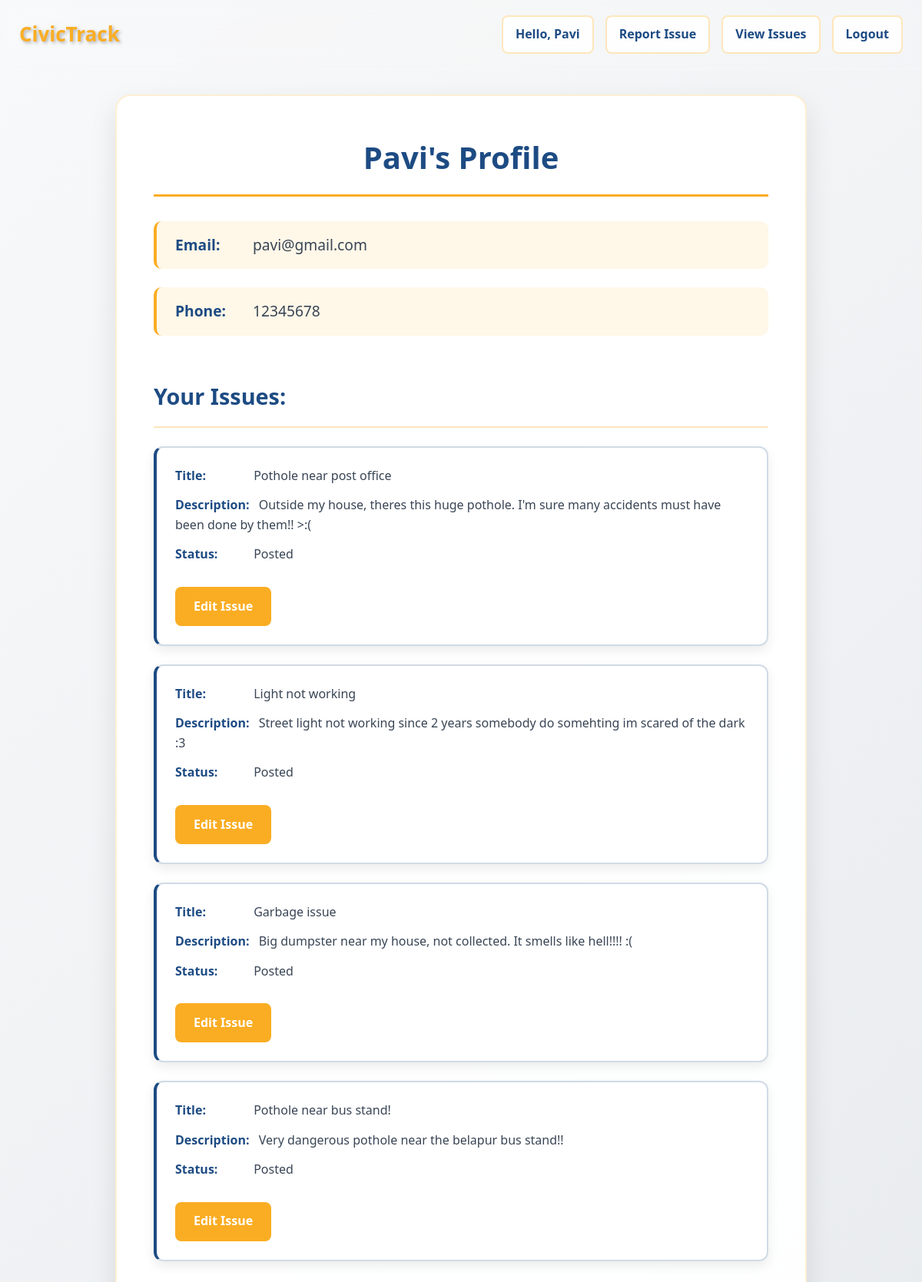
The app's page /profile (signed in) with its own data.
### app.py (models this page shows, shortened)
class User(db.Model):
    id = db.Column(db.Integer, primary_key=True)
    username = db.Column(db.String(80), unique=True, nullable=False)
    email = db.Column(db.String(120), unique=True, nullable=False)
    phone = db.Column(db.String(20), nullable=False)
    password = db.Column(db.String(200), nullable=False)
    issues = db.relationship('Issue', back_populates='user')

class Issue(db.Model):
    __tablename__ = 'issue'
    __table_args__ = {'extend_existing': True}
    id = db.Column(db.Integer, primary_key=True)
    title = db.Column(db.String(100), nullable=False)
    description = db.Column(db.Text, nullable=False)
    latitude = db.Column(db.Float, nullable=False)
    longitude = db.Column(db.Float, nullable=False)
    location_name = db.Column(db.String(200))  # Human-readable location
    category = db.Column(db.String(50), nullable=False)
    photos = db.Column(db.PickleType)
    anonymous = db.Column(db.Boolean, default=False)
    status = db.Column(db.String(20), default='Posted')
    created_at = db.Column(db.DateTime, default=datetime.utcnow)
    flagged_by = db.Column(db.PickleType, default=list)
    is_hidden = db.Column(db.Boolean, default=False)
    user_id = db.Column(db.Integer, db.ForeignKey('user.id'), nullable=False)
    user = db.relationship('User', back_populates='issues')
    flags = db.relationship('Flag', backref='issue', lazy=True)

### app.py (the view)
@app.route('/profile')
def profile():
    if 'user_id' not in session:
        flash("Please log in to view your profile.")
        return redirect(url_for('login'))
    user = User.query.get(session['user_id'])
    user_issues = Issue.query.filter_by(user_id=user.id).order_by(Issue.created_at.desc()).all()
    return render_template('profile.html', user=user, issues=user_issues)

### templates/profile.html (shortened to what this page needs)
<!DOCTYPE html>
<html>
<head>
    <link rel="stylesheet" href="{{ url_for('static', filename='pofile.css') }}">
</head>
<body>
    <div class="navbar">
    <h1>CivicTrack</h1>
    {% if session.get('user_id') %}
    <div class="user-info">
      <a href="{{ url_for('profile') }}"><span>Hello, {{ session.get('username') }}</span></a>
      <a href="{{ url_for('report') }}">Report Issue</a>
      <a href="{{ url_for('view_all_issues') }}">View Issues</a>
      <a href="{{ url_for('logout') }}">Logout</a>
    </div>
  {% else %}
    <a href="{{ url_for('login') }}">Login</a>
    <a href="{{ url_for('register') }}">Register</a>
  {% endif %}
  </div>
    <div class="profile-container">
        <h2>{{ user.username }}'s Profile</h2>
        <p><strong>Email:</strong> {{ user.email }}</p>
        <p><strong>Phone:</strong> {{ user.phone }}</p>
        <h3>Your Issues:</h3>
        {% if issues %}
            {% for issue in issues %}
                <div class="issue {% if issue.status == 'done' %}done{% endif %}">
                    <p><strong>Title:</strong> {{ issue.title }}</p>
                    <p><strong>Description:</strong> {{ issue.description }}</p>
                    <p><strong>Status:</strong> {{ issue.status|capitalize }}</p>
                    {% if issue.status != 'done' %}
                        <a href="{{ url_for('edit_issue', issue_id=issue.id) }}" class="edit-btn">Edit Issue</a>
                    {% endif %}
                </div>
            {% endfor %}
        {% else %}
            <p>No issues submitted yet.</p>
        {% endif %}
    </div>
</body>
</html>

### static/pofile.css (style rules this page uses)
* { margin: 0; padding: 0; box-sizing: border-box; }
body { font-family: 'Segoe UI', Tahoma, Geneva, Verdana, sans-serif; background: linear-gradient(135deg, #f8f9fa 0%, #e9ecef 100%); color: #1D4B83; line-height: 1.6; min-height: 100vh; }
.navbar { background: rgba(255, 255, 255, 0.1); backdrop-filter: blur(15px); color: #000000; padding: 20px 25px; display: flex; justify-content: space-between; align-items: center; border-bottom: 1px solid rgba(255, 255, 255, 0.2); position: sticky; top: 0; z-index: 1000; }
.navbar h1 { font-size: 26px; font-weight: 700; color: #FAAD23; text-shadow: 2px 2px 4px rgba(0, 0, 0, 0.3); }
.user-info { display: flex; align-items: center; gap: 15px; font-weight: 500; }
.navbar a { text-decoration: none; color: #1D4B83; background: rgba(255, 255, 255, 0.9); padding: 10px 16px; border-radius: 8px; font-weight: 600; transition: all 0.3s ease; border: 2px solid rgba(250, 173, 35, 0.3); }
.profile-container { max-width: 900px; margin: 2rem auto; background: rgba(255, 255, 255, 0.95); border-radius: 20px; padding: 3rem; box-shadow: 0 15px 35px rgba(0, 0, 0, 0.1); border: 2px solid rgba(250, 173, 35, 0.2); }
.profile-container h2 { font-size: 2.5rem; font-weight: 700; color: #1D4B83; margin-bottom: 2rem; text-align: center; border-bottom: 3px solid #FAAD23; padding-bottom: 1rem; }
.profile-container > p { font-size: 1.2rem; margin-bottom: 1.5rem; color: #394555; padding: 1rem 1.5rem; background: rgba(250, 173, 35, 0.1); border-radius: 10px; border-left: 4px solid #FAAD23; }
.profile-container > p strong { color: #1D4B83; font-weight: 700; display: inline-block; min-width: 80px; margin-right: 1rem; }
.profile-container h3 { font-size: 1.8rem; font-weight: 700; color: #1D4B83; margin: 2.5rem 0 1.5rem 0; padding: 1rem 0; border-bottom: 2px solid rgba(250, 173, 35, 0.3); }
.issue { background: rgba(255, 255, 255, 0.9); border: 2px solid rgba(29, 75, 131, 0.2); border-radius: 12px; padding: 1.5rem; margin-bottom: 1.5rem; box-shadow: 0 6px 15px rgba(0, 0, 0, 0.08); transition: all 0.3s ease; border-left: 4px solid #1D4B83; }
.issue p { font-size: 1rem; margin-bottom: 0.8rem; color: #394555; }
.issue p strong { color: #1D4B83; font-weight: 700; display: inline-block; min-width: 90px; margin-right: 0.5rem; }
.edit-btn { display: inline-block; background: #FAAD23; color: #FFFFFF; padding: 0.8rem 1.5rem; text-decoration: none; border-radius: 8px; font-weight: 600; transition: all 0.3s ease; margin-top: 1rem; }

### records on screen
User: get "Pavi", username "Pavi", email "pavi@gmail.com", phone "12345678"
Issue: title "Pothole near post office", description "Outside my house, theres this huge pothole. I'm sure many accidents must have been done by them!! >:(", status "Posted"
Issue: title "Light not working", description "Street light not working since 2 years somebody do somehting im scared of the dark :3", status "Posted"
Issue: title "Garbage issue", description "Big dumpster near my house, not collected. It smells like hell!!!! :(", status "Posted"
Issue: title "Pothole near bus stand!", description "Very dangerous pothole near the belapur bus stand!!", status "Posted"
